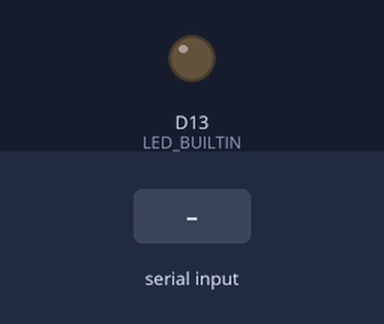
This sketch was run on a simulated Arduino Zero (SAMD21). Shown: output pins drawn as LEDs (lit = HIGH). The test bench sets the inputs (shaded band).

Above: at 1.2 s.
1.3 s: "1" received over Serial
At 1.6 s:
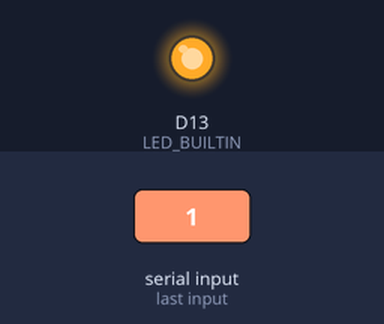
2.8 s: "0" received over Serial
At 3.9 s:
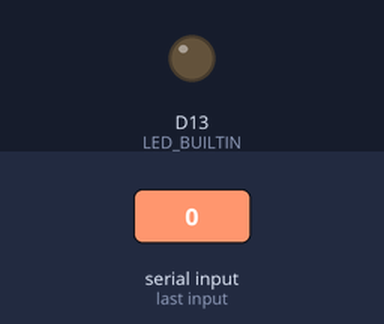
Timing chart, 0 to 5.8 s (numbered marks = the images above; inputs shaded):
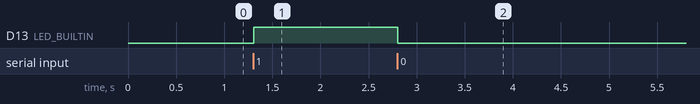

The sketch:

02_serialTest_PtoA.ino
```cpp
char val; // Data received from the serial port
int ledPin = 13;  // Set the pin to digital I/O 13

void setup() {
  // put your setup code here, to run once:
  pinMode(LED_BUILTIN, OUTPUT);
  SerialUSB.begin(115200);
}

void loop() {
  // If data is available to read,
  if (SerialUSB.available()) {
    val = SerialUSB.read();  // Read it and store it in val
  }
  // If 1 was received
  if (val == '1') {
    // Turn the LED on
    digitalWrite(LED_BUILTIN, HIGH);
  } else {
    // Turn the LED off
    digitalWrite(LED_BUILTIN, LOW);
  }
  delay(10);
}
```

Measured:
- after the input at 1.3 s, D13 (LED_BUILTIN): LOW → HIGH at once
- after the input at 2.8 s, D13 (LED_BUILTIN): HIGH → LOW at once
